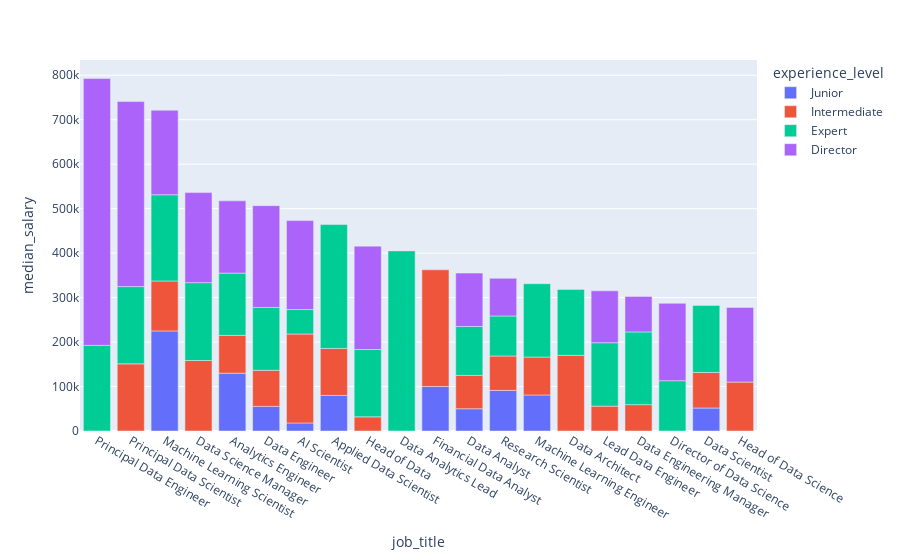

Notebook source saved alongside this figure:
### Code cell
def bar_sal_job_title(df, work_years: list[int]):

    if work_years == []:
        return None, None

    df_sub = df.query("work_year in @work_years")

    ms = (
        df_sub.groupby(["job_title", "experience_level"])
        .salary_in_usd.median()
        .reset_index()
        .rename(columns={"salary_in_usd": "median_salary"})
    )

    top_ms = ms.groupby("job_title").median_salary.sum().nlargest(20)

    no_1_ms = ms.query("job_title == @top_ms.head(1).index.values[0]")

    ms10 = ms.set_index("job_title").loc[top_ms.index.to_list()].reset_index()

    fig = px.bar(
        ms10,
        x="job_title",
        y="median_salary",
        color="experience_level",
    )

    return no_1_ms, fig


no_1, fig = bar_sal_job_title(df=df, work_years=[2020, 2021, 2022])
print(no_1)
print(f"Highest paying Job Title: {no_1.job_title.iloc[0]}")
print(f"Median Salary: {no_1.median_salary.sum()} ")
fig


# df.loc[df.salary_in_usd.nlargest(10).index.to_list()]
# ms.loc[ms.median_salary.nlargest(10).index.to_list()]
# ms.groupby('job_title').agg({'median_salary': 'sum'})

# top_ms
# no_1_ms
# ms10
# fig

### Figure 1 — Plotly figure (JSON) as saved in the notebook; plotly's stock layout.template omitted (floating-point values rounded to 4 significant figures)
{"data": [{"alignmentgroup": "True", "hovertemplate": "experience_level=Junior<br>job_title=%{x}<br>median_salary=%{y}<extra></extra>", "legendgroup": "Junior", "marker": {"color": "#636efa", "pattern": {"shape": ""}}, "name": "Junior", "offsetgroup": "Junior", "orientation": "v", "showlegend": true, "textposition": "auto", "type": "bar", "x": ["Principal Data Engineer", "Principal Data Scientist", "Machine Learning Scientist", "Data Science Manager", "Analytics Engineer", "Data Engineer", "AI Scientist", "Applied Data Scientist", "Head of Data", "Data Analytics Lead", "Financial Data Analyst", "Data Analyst", "Research Scientist", "Machine Learning Engineer", "Data Architect", "Lead Data Engineer", "Data Engineering Manager", "Director of Data Science", "Data Scientist", "Head of Data Science"], "xaxis": "x", "y": [null, null, 225000, null, 130000, 55330.0, 18053, 80020.0, null, null, 100000, 50000, 91264, 81000, null, null, null, null, 51715, null], "yaxis": "y"}, {"alignmentgroup": "True", "hovertemplate": "experience_level=Intermediate<br>job_title=%{x}<br>median_salary=%{y}<extra></extra>", "legendgroup": "Intermediate", "marker": {"color": "#EF553B", "pattern": {"shape": ""}}, "name": "Intermediate", "offsetgroup": "Intermediate", "orientation": "v", "showlegend": true, "textposition": "auto", "type": "bar", "x": ["Principal Data Engineer", "Principal Data Scientist", "Machine Learning Scientist", "Data Science Manager", "Analytics Engineer", "Data Engineer", "AI Scientist", "Applied Data Scientist", "Head of Data", "Data Analytics Lead", "Financial Data Analyst", "Data Analyst", "Research Scientist", "Machine Learning Engineer", "Data Architect", "Lead Data Engineer", "Data Engineering Manager", "Director of Data Science", "Data Scientist", "Head of Data Science"], "xaxis": "x", "y": [null, 151000, 112300, 158500, 85000, 81119, 200000, 105619, 31766, null, 262500, 75000, 77355, 85200, 170000, 56000, 59303, null, 79833, 110000], "yaxis": "y"}, {"alignmentgroup": "True", "hovertemplate": "experience_level=Expert<br>job_title=%{x}<br>median_salary=%{y}<extra></extra>", "legendgroup": "Expert", "marker": {"color": "#00cc96", "pattern": {"shape": ""}}, "name": "Expert", "offsetgroup": "Expert", "orientation": "v", "showlegend": true, "textposition": "auto", "type": "bar", "x": ["Principal Data Engineer", "Principal Data Scientist", "Machine Learning Scientist", "Data Science Manager", "Analytics Engineer", "Data Engineer", "AI Scientist", "Applied Data Scientist", "Head of Data", "Data Analytics Lead", "Financial Data Analyst", "Data Analyst", "Research Scientist", "Machine Learning Engineer", "Data Architect", "Lead Data Engineer", "Data Engineering Manager", "Director of Data Science", "Data Scientist", "Head of Data Science"], "xaxis": "x", "y": [192500, 173762, 193900, 175100, 140000, 141300, 55000, 278500, 151400.0, 405000, null, 110000, 90005, 164996, 148420, 142500, 163500, 113119, 150900, null], "yaxis": "y"}, {"alignmentgroup": "True", "hovertemplate": "experience_level=Director<br>job_title=%{x}<br>median_salary=%{y}<extra></extra>", "legendgroup": "Director", "marker": {"color": "#ab63fa", "pattern": {"shape": ""}}, "name": "Director", "offsetgroup": "Director", "orientation": "v", "showlegend": true, "textposition": "auto", "type": "bar", "x": ["Principal Data Engineer", "Principal Data Scientist", "Machine Learning Scientist", "Data Science Manager", "Analytics Engineer", "Data Engineer", "AI Scientist", "Applied Data Scientist", "Head of Data", "Data Analytics Lead", "Financial Data Analyst", "Data Analyst", "Research Scientist", "Machine Learning Engineer", "Data Architect", "Lead Data Engineer", "Data Engineering Manager", "Director of Data Science", "Data Scientist", "Head of Data Science"], "xaxis": "x", "y": [600000, 416000, 190000, 202400, 162500, 229000, 200000, null, 232500, null, null, 120000, 84711, null, null, 116650, 79833, 174042, null, 167875], "yaxis": "y"}], "layout": {"barmode": "relative", "legend": {"title": {"text": "experience_level"}, "tracegroupgap": 0}, "margin": {"t": 60}, "xaxis": {"anchor": "y", "domain": [0, 1], "title": {"text": "job_title"}}, "yaxis": {"anchor": "x", "domain": [0, 1], "title": {"text": "median_salary"}}}}
